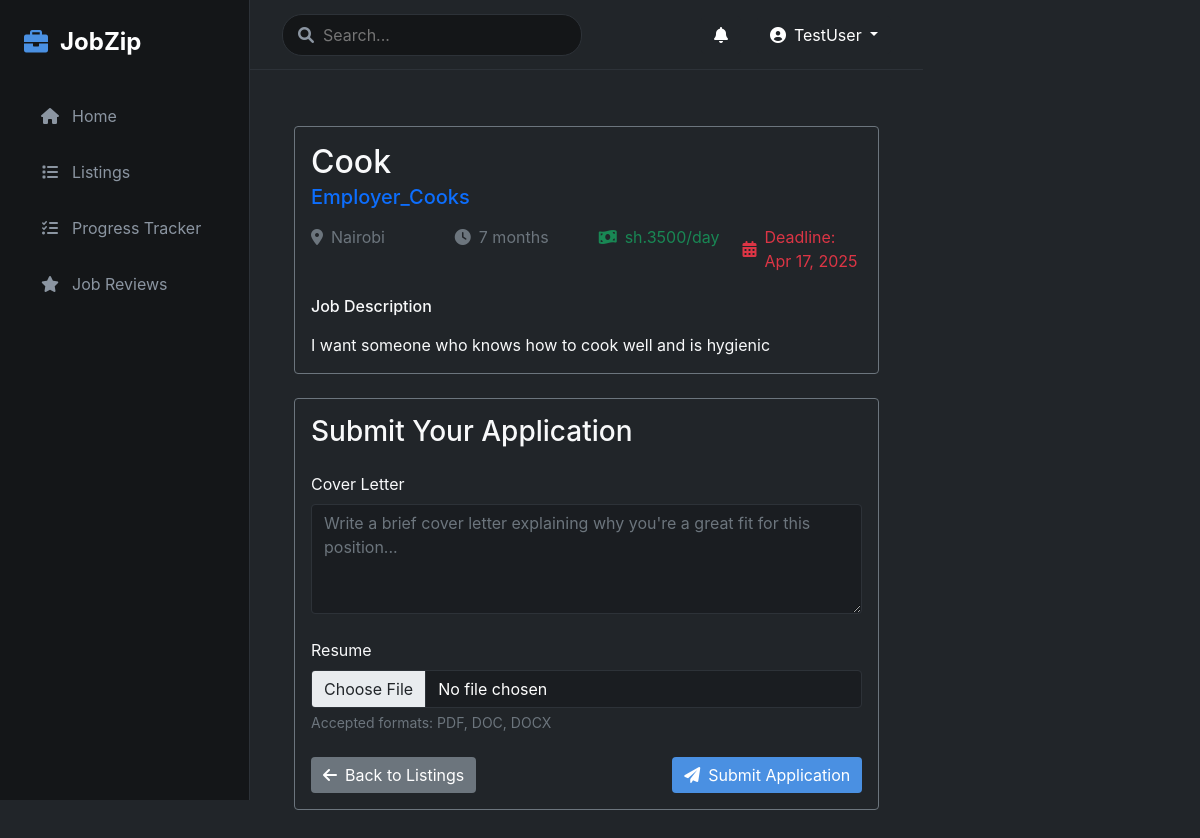
Page /job/20/apply/ (signed in) on the committed database.
### jobs/models.py (models this page shows, shortened)
class User(AbstractUser):
    USER_TYPE_CHOICES = (
        ('employer', 'Employer'),
        ('employee', 'Employee'),
    )
    user_type = models.CharField(max_length=10, choices=USER_TYPE_CHOICES, default='employee')
    profile_picture = models.ImageField(upload_to='profile_pics/', null=True, blank=True)
    location = models.CharField(max_length=100, null=True, blank=True)
    bio = models.TextField(null=True, blank=True)
    date_joined = models.DateTimeField(default=timezone.now)

class Job(models.Model):
    STATUS_CHOICES = (
        ('open', 'Open'),
        ('closed', 'Closed'),
    )
    employer = models.ForeignKey(User, on_delete=models.CASCADE, related_name='posted_jobs')
    title = models.CharField(max_length=200)
    description = models.TextField()
    location = models.CharField(max_length=100)
    duration = models.CharField(max_length=50)
    company = models.CharField(max_length=200)
    salary = models.CharField(max_length=100, help_text="e.g., $50,000/year or $25/hour", null=True, blank=True)
    employees_required = models.IntegerField()
    deadline = models.DateTimeField()
    created_at = models.DateTimeField(auto_now_add=True)
    status = models.CharField(max_length=10, choices=STATUS_CHOICES, default='open')
    company_pictures = models.ManyToManyField('CompanyPicture')

### jobs/views.py (the view)
# urls.py: path('job/<int:job_id>/apply/', views.apply_for_job, name='apply_for_job'),
@login_required
def apply_for_job(request, job_id):
    job = get_object_or_404(Job, id=job_id)
    if request.method == 'POST':
        form = JobApplicationForm(request.POST, request.FILES)
        if form.is_valid():
            try:
                application = form.save(commit=False)
                application.job = job
                application.applicant = request.user
                application.save()
                Notification.objects.create(
                    user=job.employer,
                    notification_type='application',
                    message=f'{request.user.username} has applied for {job.title}',
                    related_job=job
                )
                return JsonResponse({
                    'success': True,
                    'message': 'Your application has been submitted successfully!'
                })
            except IntegrityError:
                return JsonResponse({
                    'success': False,
                    'message': 'You have already applied for this job.'
                })
        else:
            return JsonResponse({
                'success': False,
                'message': 'Please check your form inputs.'
            })
    else:
        form = JobApplicationForm()
    return render(request, 'jobs/apply.html', {
        'form': form,
        'job': job
    })

### jobs/forms.py
class JobApplicationForm(forms.ModelForm):
    class Meta:
        model = JobApplication
        fields = ['cover_letter', 'resume']
        widgets = {
            'cover_letter': forms.Textarea(attrs={
                'class': 'form-control',
                'rows': 4,
                'placeholder': 'Write a brief cover letter explaining why you\'re a great fit for this position...'
            }),
            'resume': forms.FileInput(attrs={
                'class': 'form-control',
                'accept': '.pdf,.doc,.docx'
            })
        }

### jobs/templates/jobs/apply.html (shortened to what this page needs)
{% extends 'jobs/base.html' %}
{% load static %}
{% block content %}
<div class="container-fluid py-4">
    <div class="toast-container position-fixed top-0 end-0 p-3"></div>
    <div class="card bg-dark border-secondary mb-4">
        <div class="card-body">
            <h2 class="card-title mb-1">{{ job.title }}</h2>
            <h5 class="text-primary mb-3">{{ job.company }}</h5>
            <div class="row mb-4">
                <div class="col-md-3 mb-3 mb-md-0">
                    <div class="d-flex align-items-center text-muted">
                        <i class="fas fa-map-marker-alt me-2"></i>
                        {{ job.location }}
                    </div>
                </div>
                <div class="col-md-3 mb-3 mb-md-0">
                    <div class="d-flex align-items-center text-muted">
                        <i class="fas fa-clock me-2"></i>
                        {{ job.duration }}
                    </div>
                </div>
                <div class="col-md-3 mb-3 mb-md-0">
                    <div class="d-flex align-items-center text-success">
                        <i class="fas fa-money-bill-wave me-2"></i>
                        {{ job.salary }}
                    </div>
                </div>
                <div class="col-md-3">
                    <div class="d-flex align-items-center text-danger">
                        <i class="fas fa-calendar-alt me-2"></i>
                        Deadline: {{ job.deadline|date:"M d, Y" }}
                    </div>
                </div>
            </div>
            <h6 class="mb-3">Job Description</h6>
            <p class="card-text">{{ job.description }}</p>
        </div>
    </div>
    <div class="card bg-dark border-secondary">
        <div class="card-body">
            <h3 class="card-title mb-4">Submit Your Application</h3>
            <form method="post" enctype="multipart/form-data" id="applicationForm">
                <div class="mb-4">
                    <label for="{{ form.cover_letter.id_for_label }}" class="form-label">Cover Letter</label>
                    {{ form.cover_letter }}
                </div>
                <div class="mb-4">
                    <label for="{{ form.resume.id_for_label }}" class="form-label">Resume</label>
                    {{ form.resume }}
                    <div class="form-text text-muted">Accepted formats: PDF, DOC, DOCX</div>
                </div>
                <div class="d-flex justify-content-between align-items-center">
                    <a href="{% url 'listings' %}" class="btn btn-secondary">
                        <i class="fas fa-arrow-left me-2"></i>Back to Listings
                    </a>
                    <button type="submit" class="btn btn-primary">
                        <i class="fas fa-paper-plane me-2"></i>Submit Application
                    </button>
                </div>
            </form>
        </div>
    </div>
</div>
{% endblock %}

### jobs/templates/jobs/base.html (shortened to what this page needs)
<!DOCTYPE html>
<html lang="en">
<head>
    <link href="https://cdn.jsdelivr.net/npm/bootstrap@5.1.3/dist/css/bootstrap.min.css" rel="stylesheet">
    <link rel="stylesheet" href="https://cdnjs.cloudflare.com/ajax/libs/font-awesome/6.0.0/css/all.min.css">
    {% load static %}
    <link rel="stylesheet" href="{% static 'css/style.css' %}">
</head>
<body class="bg-dark text-light">
    <div class="d-flex">
        <div class="sidebar bg-darker">
            <div class="logo-container">
                <i class="fas fa-briefcase app-icon"></i>
                <span class="app-title">JobZip</span>
            </div>
            <nav>
                <ul class="nav flex-column">
                    <li class="nav-item">
                        <a href="{% url 'home' %}" class="nav-link {% if request.resolver_match.url_name == 'home' %}active{% endif %}">
                            <i class="fas fa-home"></i> Home
                        </a>
                    </li>
                    {% if user.user_type == 'employer' %}
                    <li class="nav-item">
                        <a href="{% url 'listings' %}" class="nav-link {% if request.resolver_match.url_name == 'listings' %}active{% endif %}">
                            <i class="fas fa-list"></i> Listings
                        </a>
                    </li>
                    <li class="nav-item">
                        <a href="{% url 'progress_tracker' %}" class="nav-link {% if request.resolver_match.url_name == 'progress_tracker' %}active{% endif %}">
                            <i class="fas fa-tasks"></i> Progress Tracker
                        </a>
                    </li>
                    {% endif %}
                    <li class="nav-item">
                        <a href="{% url 'job_reviews' %}" class="nav-link {% if request.resolver_match.url_name == 'job_reviews' %}active{% endif %}">
                            <i class="fas fa-star"></i> Job Reviews
                        </a>
                    </li>
                </ul>
            </nav>
        </div>
        <div class="main-content">
            <header class="header bg-darker">
                <div class="search-container">
                    <i class="fas fa-search search-icon"></i>
                    <input type="text" class="search-input" placeholder="Search...">
                </div>
                <div class="header-right">
                    <div class="notifications dropdown">
                        <button class="btn btn-dark position-relative" data-bs-toggle="dropdown">
                            <i class="fas fa-bell"></i>
                        </button>
                    </div>
                    {% if user.is_authenticated %}
                    <div class="dropdown">
                        <button class="btn btn-dark dropdown-toggle" type="button" id="userMenu" data-bs-toggle="dropdown">
                            <i class="fas fa-user-circle me-2"></i>{{ user.username }}
                        </button>
                    </div>
                    {% else %}
                    <a href="{% url 'login' %}" class="btn btn-primary">
                        <i class="fas fa-sign-in-alt me-2"></i>Login
                    </a>
                    {% endif %}
                </div>
            </header>
            <main class="content-area">
                {% block content %}{% endblock %}
            </main>
        </div>
    </div>
</body>
</html>

### static/css/style.css (style rules this page uses)
:root { --dark-bg: #1a1d21; --darker-bg: #141618; --primary-color: #4a90e2; --secondary-color: #6c757d; --text-light: #ffffff; --text-muted: #8b95a1; --border-color: #2d3238; }
body { background-color: var(--dark-bg); color: var(--text-light); font-family: 'Inter', sans-serif; }
.sidebar { width: 250px; height: 100vh; position: fixed; background-color: var(--darker-bg); padding: 1.5rem; border-right: 1px solid var(--border-color); }
.logo-container { display: flex; align-items: center; margin-bottom: 2rem; }
.app-icon { font-size: 1.5rem; color: var(--primary-color); margin-right: 0.75rem; }
.app-title { font-size: 1.5rem; font-weight: bold; color: var(--text-light); }
.nav-link { color: var(--text-muted); padding: 0.75rem 1rem; margin-bottom: 0.5rem; border-radius: 8px; display: flex; align-items: center; position: relative; }
.nav-link i { margin-right: 0.75rem; width: 20px; text-align: center; }
.main-content { margin-left: 250px; min-height: 100vh; }
.header { height: 70px; padding: 1rem 2rem; display: flex; align-items: center; justify-content: space-between; border-bottom: 1px solid var(--border-color); }
.search-container { position: relative; width: 300px; }
.search-icon { position: absolute; left: 1rem; top: 50%; transform: translateY(-50%); color: var(--text-muted); }
.search-input { width: 100%; padding: 0.5rem 1rem 0.5rem 2.5rem; border-radius: 20px; border: 1px solid var(--border-color); background-color: var(--darker-bg); color: var(--text-light); }
.header-right { display: flex; align-items: center; gap: 1rem; }
.content-area { padding: 2rem; }
.form-control { background-color: var(--dark-bg); border: 1px solid var(--border-color); color: var(--text-light); }
.btn-primary { background-color: var(--primary-color); border: none; }
.btn-secondary { background-color: var(--secondary-color); border: none; }
.toast-container { position: fixed; top: 20px; right: 20px; z-index: 1050; }
.btn { transition: all 0.2s ease-in-out; }
.card { transition: transform 0.2s ease-in-out, box-shadow 0.2s ease-in-out; }

### rows in the picture
User: username "TestUser"
Job: title "Cook", company "Employer_Cooks", location "Nairobi", duration "7 months", salary "sh.3500/day", deadline "Apr 17, 2025", description "I want someone who knows how to cook well and is hygienic"
